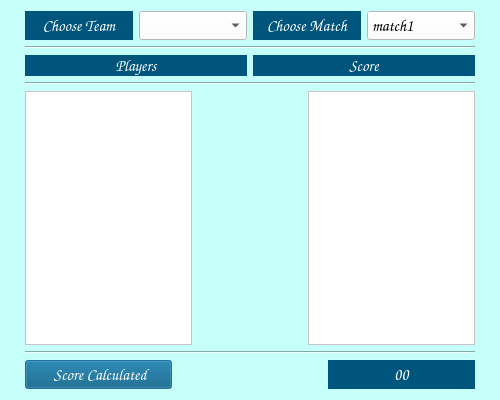
<?xml version="1.0" encoding="UTF-8"?>
<ui version="4.0">
 <class>EVALUATE</class>
 <widget class="QDialog" name="EVALUATE">
  <property name="geometry">
   <rect>
    <x>0</x>
    <y>0</y>
    <width>500</width>
    <height>400</height>
   </rect>
  </property>
  <property name="font">
   <font>
    <family>Comic Sans MS</family>
    <pointsize>12</pointsize>
    <weight>50</weight>
    <italic>false</italic>
    <bold>false</bold>
   </font>
  </property>
  <property name="windowTitle">
   <string>Evalute-Team</string>
  </property>
  <property name="styleSheet">
   <string notr="true">background-color: rgb(198, 255, 249);
font: 12pt &quot;Comic Sans MS&quot;;</string>
  </property>
  <layout class="QVBoxLayout" name="verticalLayout">
   <property name="leftMargin">
    <number>25</number>
   </property>
   <property name="rightMargin">
    <number>25</number>
   </property>
   <item>
    <layout class="QHBoxLayout" name="horizontalLayout">
     <item>
      <widget class="QLabel" name="choos_team">
       <property name="font">
        <font>
         <family>Comic Sans MS</family>
         <pointsize>12</pointsize>
         <weight>50</weight>
         <italic>false</italic>
         <bold>false</bold>
        </font>
       </property>
       <property name="styleSheet">
        <string notr="true">color: rgb(255, 255, 255);
background-color: rgb(0, 85, 124);</string>
       </property>
       <property name="text">
        <string>Choose Team</string>
       </property>
       <property name="alignment">
        <set>Qt::AlignCenter</set>
       </property>
      </widget>
     </item>
     <item>
      <widget class="QComboBox" name="teamcb">
       <property name="font">
        <font>
         <family>Comic Sans MS</family>
         <pointsize>12</pointsize>
         <weight>50</weight>
         <italic>false</italic>
         <bold>false</bold>
        </font>
       </property>
       <property name="styleSheet">
        <string notr="true">background-color: rgb(255, 255, 255);</string>
       </property>
      </widget>
     </item>
     <item>
      <widget class="QLabel" name="choose_match">
       <property name="font">
        <font>
         <family>Comic Sans MS</family>
         <pointsize>12</pointsize>
         <weight>50</weight>
         <italic>false</italic>
         <bold>false</bold>
        </font>
       </property>
       <property name="styleSheet">
        <string notr="true">color: rgb(255, 255, 255);
background-color: rgb(0, 85, 124);</string>
       </property>
       <property name="text">
        <string>Choose Match</string>
       </property>
       <property name="alignment">
        <set>Qt::AlignCenter</set>
       </property>
      </widget>
     </item>
     <item>
      <widget class="QComboBox" name="matchcb">
       <property name="font">
        <font>
         <family>Comic Sans MS</family>
         <pointsize>12</pointsize>
         <weight>50</weight>
         <italic>false</italic>
         <bold>false</bold>
        </font>
       </property>
       <property name="styleSheet">
        <string notr="true">background-color: rgb(255, 255, 255);</string>
       </property>
       <item>
        <property name="text">
         <string>match1</string>
        </property>
       </item>
       <item>
        <property name="text">
         <string>match2</string>
        </property>
       </item>
       <item>
        <property name="text">
         <string>match3</string>
        </property>
       </item>
      </widget>
     </item>
    </layout>
   </item>
   <item>
    <widget class="Line" name="line">
     <property name="font">
      <font>
       <family>Comic Sans MS</family>
       <pointsize>12</pointsize>
       <weight>50</weight>
       <italic>false</italic>
       <bold>false</bold>
      </font>
     </property>
     <property name="orientation">
      <enum>Qt::Horizontal</enum>
     </property>
    </widget>
   </item>
   <item>
    <layout class="QHBoxLayout" name="horizontalLayout_4">
     <item>
      <widget class="QLabel" name="players">
       <property name="font">
        <font>
         <family>Comic Sans MS</family>
         <pointsize>12</pointsize>
         <weight>50</weight>
         <italic>false</italic>
         <bold>false</bold>
        </font>
       </property>
       <property name="styleSheet">
        <string notr="true">color: rgb(255, 255, 255);
background-color: rgb(0, 85, 124);</string>
       </property>
       <property name="text">
        <string>Players</string>
       </property>
       <property name="alignment">
        <set>Qt::AlignCenter</set>
       </property>
      </widget>
     </item>
     <item>
      <widget class="QLabel" name="score">
       <property name="font">
        <font>
         <family>Comic Sans MS</family>
         <pointsize>12</pointsize>
         <weight>50</weight>
         <italic>false</italic>
         <bold>false</bold>
        </font>
       </property>
       <property name="styleSheet">
        <string notr="true">color: rgb(255, 255, 255);
background-color: rgb(0, 85, 124);</string>
       </property>
       <property name="text">
        <string>Score</string>
       </property>
       <property name="alignment">
        <set>Qt::AlignCenter</set>
       </property>
      </widget>
     </item>
    </layout>
   </item>
   <item>
    <widget class="Line" name="line_2">
     <property name="font">
      <font>
       <family>Comic Sans MS</family>
       <pointsize>12</pointsize>
       <weight>50</weight>
       <italic>false</italic>
       <bold>false</bold>
      </font>
     </property>
     <property name="orientation">
      <enum>Qt::Horizontal</enum>
     </property>
    </widget>
   </item>
   <item>
    <layout class="QHBoxLayout" name="horizontalLayout_2">
     <item>
      <widget class="QListWidget" name="playerlist">
       <property name="font">
        <font>
         <family>Comic Sans MS</family>
         <pointsize>12</pointsize>
         <weight>50</weight>
         <italic>false</italic>
         <bold>false</bold>
        </font>
       </property>
       <property name="styleSheet">
        <string notr="true">background-color: rgb(255, 255, 255);</string>
       </property>
      </widget>
     </item>
     <item>
      <spacer name="horizontalSpacer">
       <property name="font">
        <font>
         <family>Comic Sans MS</family>
         <pointsize>12</pointsize>
         <weight>50</weight>
         <italic>false</italic>
         <bold>false</bold>
        </font>
       </property>
       <property name="orientation">
        <enum>Qt::Horizontal</enum>
       </property>
       <property name="sizeHint" stdset="0">
        <size>
         <width>200</width>
         <height>20</height>
        </size>
       </property>
      </spacer>
     </item>
     <item>
      <widget class="QListWidget" name="scorelist">
       <property name="font">
        <font>
         <family>Comic Sans MS</family>
         <pointsize>12</pointsize>
         <weight>50</weight>
         <italic>false</italic>
         <bold>false</bold>
        </font>
       </property>
       <property name="styleSheet">
        <string notr="true">background-color: rgb(255, 255, 255);</string>
       </property>
      </widget>
     </item>
    </layout>
   </item>
   <item>
    <widget class="Line" name="line_3">
     <property name="font">
      <font>
       <family>Comic Sans MS</family>
       <pointsize>12</pointsize>
       <weight>50</weight>
       <italic>false</italic>
       <bold>false</bold>
      </font>
     </property>
     <property name="orientation">
      <enum>Qt::Horizontal</enum>
     </property>
    </widget>
   </item>
   <item>
    <layout class="QHBoxLayout" name="horizontalLayout_3">
     <item>
      <widget class="QPushButton" name="calculatebtn">
       <property name="font">
        <font>
         <family>Comic Sans MS</family>
         <pointsize>12</pointsize>
         <weight>50</weight>
         <italic>false</italic>
         <bold>false</bold>
        </font>
       </property>
       <property name="styleSheet">
        <string notr="true">color: rgb(255, 255, 255);
background-color: rgb(0, 85, 124);
</string>
       </property>
       <property name="text">
        <string> Score Calculated</string>
       </property>
      </widget>
     </item>
     <item>
      <spacer name="horizontalSpacer_2">
       <property name="font">
        <font>
         <family>Comic Sans MS</family>
         <pointsize>12</pointsize>
         <weight>50</weight>
         <italic>false</italic>
         <bold>false</bold>
        </font>
       </property>
       <property name="orientation">
        <enum>Qt::Horizontal</enum>
       </property>
       <property name="sizeType">
        <enum>QSizePolicy::Fixed</enum>
       </property>
       <property name="sizeHint" stdset="0">
        <size>
         <width>150</width>
         <height>20</height>
        </size>
       </property>
      </spacer>
     </item>
     <item>
      <widget class="QLabel" name="scorelabel">
       <property name="font">
        <font>
         <family>Comic Sans MS</family>
         <pointsize>12</pointsize>
         <weight>50</weight>
         <italic>false</italic>
         <bold>false</bold>
        </font>
       </property>
       <property name="styleSheet">
        <string notr="true">color: rgb(255, 255, 255);
background-color: rgb(0, 85, 124);</string>
       </property>
       <property name="text">
        <string>00</string>
       </property>
       <property name="alignment">
        <set>Qt::AlignCenter</set>
       </property>
      </widget>
     </item>
    </layout>
   </item>
  </layout>
 </widget>
 <resources/>
 <connections/>
</ui>
